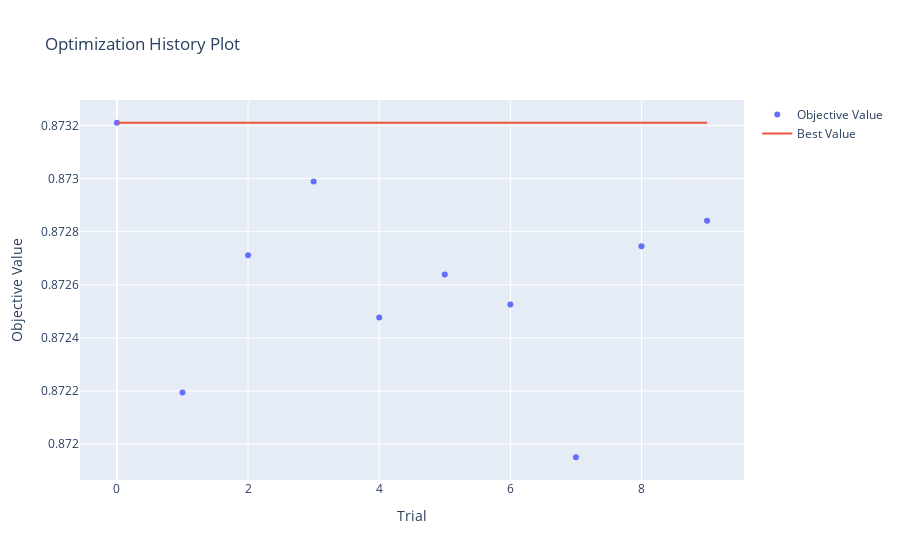

Write notebook code for a chart like this one.
### Code cell
optuna.visualization.plot_optimization_history(study)

### Figure 1 — Plotly figure (JSON) as saved in the notebook; plotly's stock layout.template omitted (floating-point values rounded to 4 significant figures)
{"data": [{"mode": "markers", "name": "Objective Value", "type": "scatter", "x": [0, 1, 2, 3, 4, 5, 6, 7, 8, 9], "y": [0.8732, 0.8722, 0.8727, 0.873, 0.8725, 0.8726, 0.8725, 0.872, 0.8727, 0.8728]}, {"mode": "lines", "name": "Best Value", "type": "scatter", "x": [0, 1, 2, 3, 4, 5, 6, 7, 8, 9], "y": [0.8732, 0.8732, 0.8732, 0.8732, 0.8732, 0.8732, 0.8732, 0.8732, 0.8732, 0.8732]}, {"marker": {"color": "#cccccc"}, "mode": "markers", "name": "Infeasible Trial", "showlegend": false, "type": "scatter", "x": [], "y": []}], "layout": {"title": {"text": "Optimization History Plot"}, "xaxis": {"title": {"text": "Trial"}}, "yaxis": {"title": {"text": "Objective Value"}}}}
